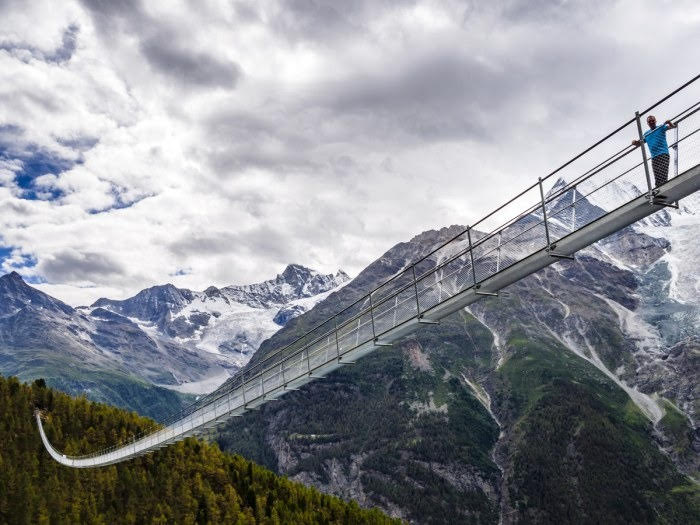
%> input picture ee556_2018_hw3_NatalieBolonBrun/matlab_code/IMAGES/Randa.jpg, 700 x 525 px
$ octave Exercise41.m   (GNU Octave 9; MATLAB toolbox functions it lacks are replaced by stand-ins)
%> lines starting %> are read from the running program, lines starting %| are printed output that depends on the picture
### Homework 3-20181130/matlab_code/utilities/daubcqf.m
function [h_0,h_1] = daubcqf(N,TYPE)
%    [h_0,h_1] = daubcqf(N,TYPE);
%
%    Function computes the Daubechies' scaling and wavelet filters
%    (normalized to sqrt(2)).
%
%    Input:
%       N    : Length of filter (must be even)
%       TYPE : Optional parameter that distinguishes the minimum phase,
%              maximum phase and mid-phase solutions ('min', 'max', or
%              'mid'). If no argument is specified, the minimum phase
%              solution is used.
%
%    Output:
%       h_0 : Minimal phase Daubechies' scaling filter
%       h_1 : Minimal phase Daubechies' wavelet filter
%
%    Example:
%       N = 4;
%       TYPE = 'min';
%       [h_0,h_1] = daubcqf(N,TYPE)
%       h_0 = 0.4830 0.8365 0.2241 -0.1294
%       h_1 = 0.1294 0.2241 -0.8365 0.4830
%
%    Reference: "Orthonormal Bases of Compactly Supported Wavelets",
%                CPAM, Oct.89
%
%Author: Ramesh Gopinath  <ramesh@dsp.rice.edu>

if(nargin < 2),
  TYPE = 'min';
end;
if(rem(N,2) ~= 0),
  error('No Daubechies filter exists for ODD length');
end;
K = N/2;
a = 1;
p = 1;
q = 1;
h_0 = [1 1];
for j  = 1:K-1,
  a = -a * 0.25 * (j + K - 1)/j;
  h_0 = [0 h_0] + [h_0 0];
  p = [0 -p] + [p 0];
  p = [0 -p] + [p 0];
  q = [0 q 0] + a*p;
end;
q = sort(roots(q));
qt = q(1:K-1);
if TYPE=='mid',
  if rem(K,2)==1,
    qt = q([1:4:N-2 2:4:N-2]);
  else
    qt = q([1 4:4:K-1 5:4:K-1 N-3:-4:K N-4:-4:K]);
  end;
end;
h_0 = conv(h_0,real(poly(qt)));
h_0 = sqrt(2)*h_0/sum(h_0); 	%Normalize to sqrt(2);
if(TYPE=='max'),
  h_0 = fliplr(h_0);
end;
if(abs(sum(h_0 .^ 2))-1 > 1e-4)
  error('Numerically unstable for this value of "N".');
end;
h_1 = rot90(h_0,2);
h_1(1:2:N)=-h_1(1:2:N);

### ee556_2018_hw3_NatalieBolonBrun/matlab_code/FISTA_norms.m
function [f_wav, F_vals, j] = FISTA_norms(f_x, g_x, gradf, proxg, x0, Lips, maxit, tolx, regularizer)

    % Initialize parameters
    theta_k     = 1;
    theta_old   = 1;

    x_old       = x0;
    x_k         = x0;

    F_vals      = [f_x(x0)+g_x(x0)];
    lambda      = 1/Lips;   % Step size
    gamma = lambda*regularizer;
    %gamma = regularizer;
    j = 0;

    % Iterate
    for k=1:maxit
        if rem(k,50) == 0
            disp(strcat('Iteration: ', num2str(k)))
        end

        y     = x_k + theta_k*((1/theta_old) -1)*(x_k-x_old);
        x_new = proxg(y - lambda*gradf(y), gamma);


        % Check restart conditions
        if f_x(x_new)+g_x(x_new) > (f_x(x_k)+ g_x(x_k))
            j = j +1;
            theta_k     = 1;
            theta_old   = 1;
            y           = x_k;
            x_new       = proxg(y - lambda*gradf(y), gamma);
        end

        % Update values

        % This was previously after the restart!
        theta_old   = theta_k;
        theta_k     = (sqrt(theta_k^4 + 4*theta_k^2) - theta_k^2)/2;

        x_old       = x_k;
        x_k         = x_new;

        % Store F values
        F_vals = [F_vals, f_x(x_k)+g_x(x_k)];

        if  abs((f_x(x_old)+ g_x(x_old)) - (f_x(x_k)+g_x(x_k)))/((f_x(x_old)+ g_x(x_old)))  < tolx
            disp('Reached tolerance')
            break
        end

    end

    f_wav = x_k;
end

### ee556_2018_hw3_NatalieBolonBrun/matlab_code/Exercise41.m
%%%%%%%%%%%%%%%%%%%%%%%%%%%%%%%%%%%%%%%%%%%%%%%%%%%%%%%%%%%%%%%%%%%%%%%%%%%%%%%%
%%% Exercise 4.1         Reconstruction of missing parts of image with FISTA %%%
%%%%%%%%%%%%%%%%%%%%%%%%%%%%%%%%%%%%%%%%%%%%%%%%%%%%%%%%%%%%%%%%%%%%%%%%%%%%%%%%

 %% Add paths
 clear all
 addpath('utilities/');
 addpath('IMAGES/')

 %% Load Image and transform
 m       = 1024;

 I       = imread('Randa.jpg');
%> I is the input picture: size 525x700x3 uint8; mean R, G, B 142.8, 145.2, 150.9
 I       = rgb2gray(I);
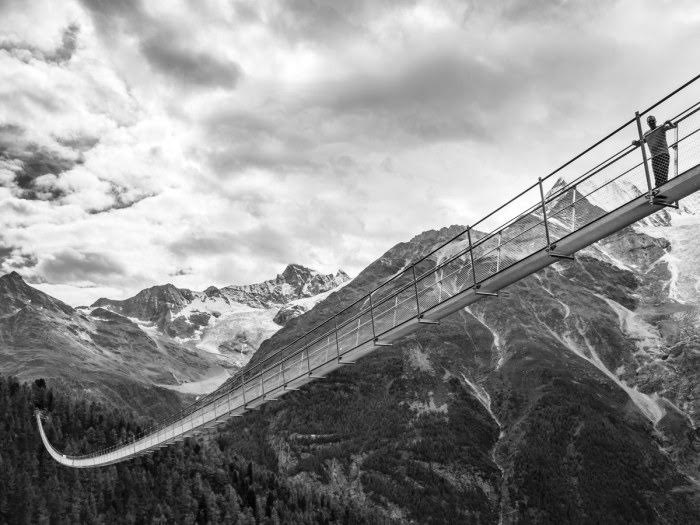
%> I: size 525x700 uint8; min 0, max 255, mean 145.1
 I       = double(I);
%> I: size 525x700 double
 I       = imresize(I, [m, m]);
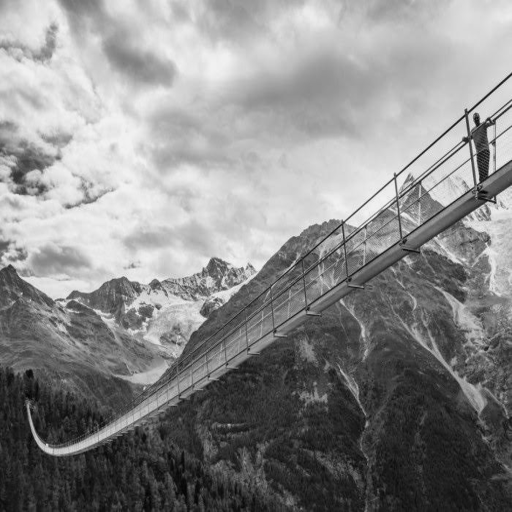
%> I: size 1024x1024 double (shown at 1/2 size); min -2.93, max 269.7, mean 145.1; drawn with min black and max white

 N       = m^2;
 rate    = 0.4;

 ind     = randperm(N);
 p       = round(rate*N);
 ind     = reshape(sort(ind(1:p)), [p,1]);

 mask    = zeros([N,1]);
 mask(ind) = 1;
 mask    = reshape(mask, [m,m]);


 %% Define PSNR
 psnr        = @(I, I_trans) 20*log10(max(max(I))/sqrt((1/N)*norm(I - I_trans, 'fro')^2));


 %% Wavelet operators
 % Define the function handles that compute
 % the products by W (DWT) and W' (inverse DWT)

 wav         = daubcqf(8);
 level       = log2(m); % Maximum level

 % Adjoint wavelet transform - From wavelet coefficients to image
 WT          = @(x) midwt(x,wav,level);
 % Wavelet transform -  From image to wavelet coefficient
 W           = @(x) mdwt(x,wav,level);

 % Select Indices
 S           = @(x) mask.*x;

 b           = S(I);
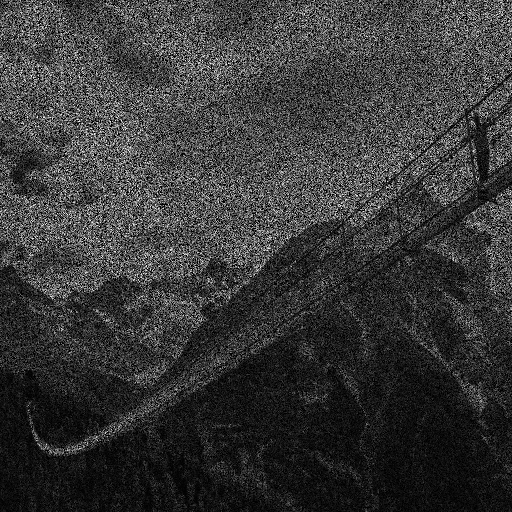
%> b: size 1024x1024 double (shown at 1/2 size); min -2.06, max 264.8, mean 58; drawn with min black and max white
%> the run ends on the next line

 %% Define Parameters

 maxit       = 5000;
 maxit_tv    = 30;
 tolx        = 1e-15;
 regs1       = logspace(-5,5,15);
 regstv      = logspace(-5,5,15);

 Lips        = 1;

 PSNR_1      = [];
 PSNR_TV     = [];


 for k=1:length(regs1)
     reg_lasso = regs1(k);
     reg_tv    = regstv(k);
     %% Define Operators Norm 1
     fx_1          = @(x) 0.5*norm(b - S(WT(x)),'fro')^2;

     gradf_1       = @(x) -W(b - S(WT(x)));

     gx_1          = @(x) reg_lasso*norm(reshape(x, [N,1]),1);

     proxg_1       = @(x, reg) proxL1norm(x, reg);


     %% Define Operators Norm TV
     prox_tv_maxiters = 100
     prox_tv_tol      = 1e-5

     fx_tv          = @(x) 0.5*norm(b - S(x),'fro')^2;

     gradf_tv       = @(x) -(b - S(x));

     gx_tv          = @(x) reg_tv * TV_norm(x, 'iso');

     proxg_tv       = @(x, reg) TV_prox(x, 'lambda', reg, 'maxiter', prox_tv_maxiters, 'tol', prox_tv_tol, 'verbose', 0);


     %%
     x0        = zeros(m);


     % Execute FISTA for Norm1
     time_norm1    = tic;
     [f_norm1, F_vals, ~]  = FISTA_norms(fx_1, gx_1, gradf_1, proxg_1, x0, Lips, maxit, tolx, reg_lasso);

$ run again, with ee556_2018_hw3_NatalieBolonBrun/matlab_code/IMAGES/CS-image.jpg copied over ee556_2018_hw3_NatalieBolonBrun/matlab_code/IMAGES/Randa.jpg
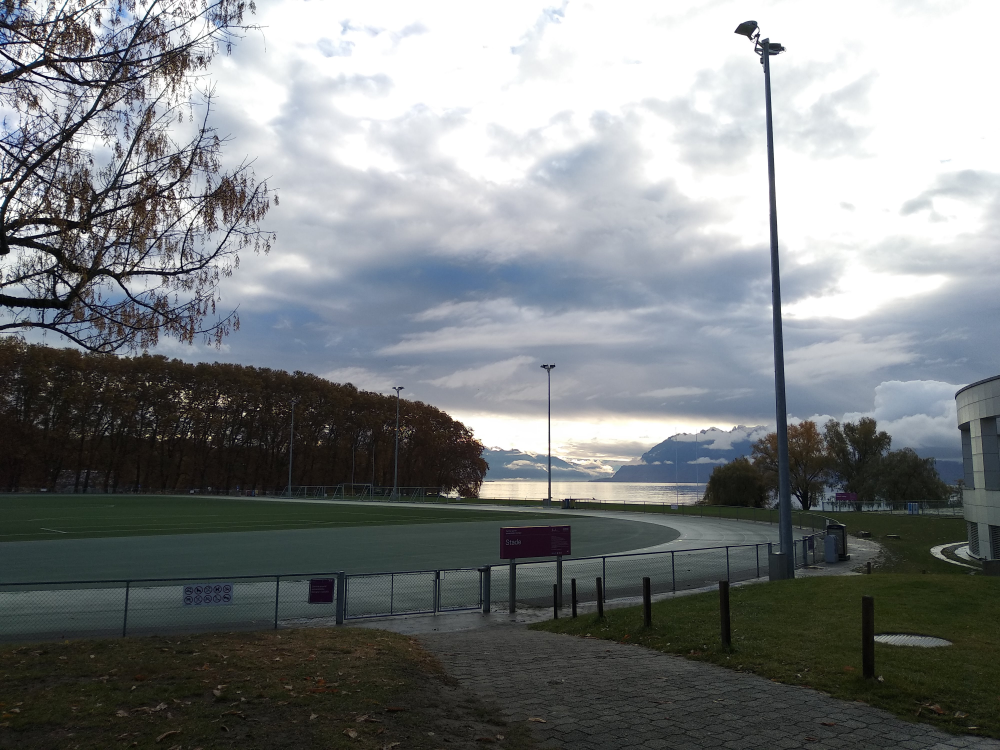
%> input picture ee556_2018_hw3_NatalieBolonBrun/matlab_code/IMAGES/CS-image.jpg, 4000 x 3000 px (shown at 1/4 size)
%> `I       = imresize(I, [m, m]);`:
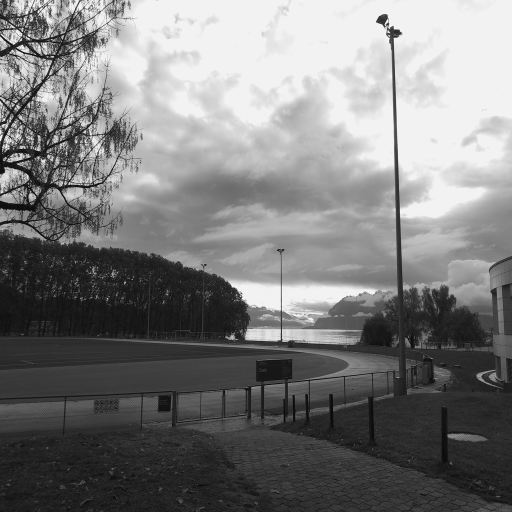
%> I: size 1024x1024 double (shown at 1/2 size); min -7.22, max 268.1, mean 127; drawn with min black and max white
%> `b           = S(I);`:
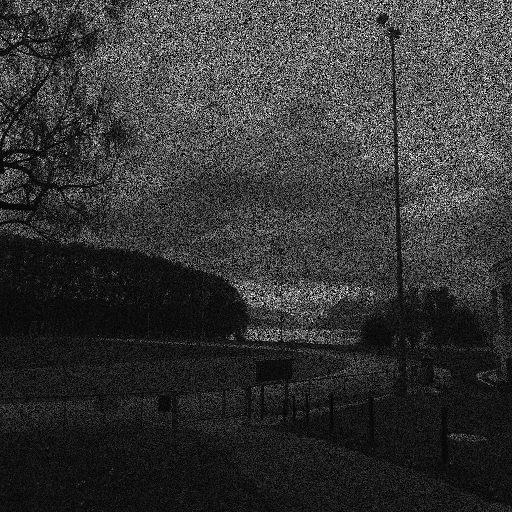
%> b: size 1024x1024 double (shown at 1/2 size); min -7.22, max 268.1, mean 50.8; drawn with min black and max white

$ run again, with ee556_2018_hw3_NatalieBolonBrun/matlab_code/IMAGES/epfl_1024.jpg copied over ee556_2018_hw3_NatalieBolonBrun/matlab_code/IMAGES/Randa.jpg
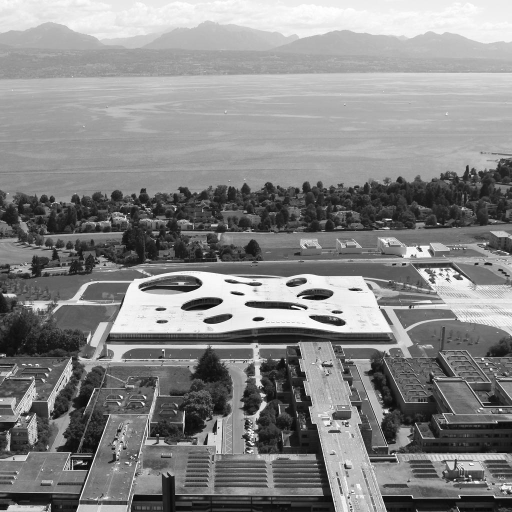
%> input picture ee556_2018_hw3_NatalieBolonBrun/matlab_code/IMAGES/epfl_1024.jpg, 1024 x 1024 px (shown at 1/2 size)
%> I is the input picture: size 1024x1024 uint8; min 0, max 255, mean 134.2
%> I: size 1024x1024 double
%> `b           = S(I);`:
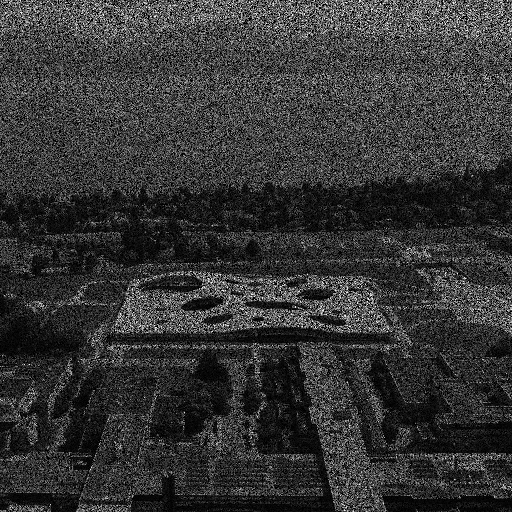
%> b: size 1024x1024 double (shown at 1/2 size); min 0, max 255, mean 53.7
